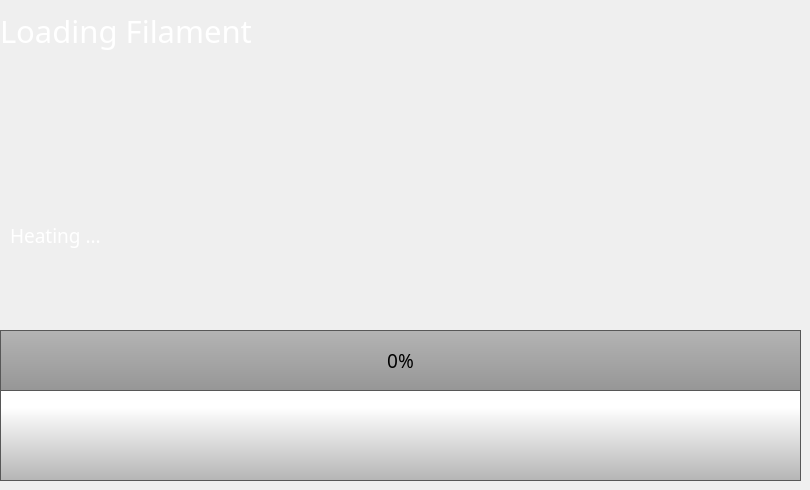
    <widget class="QWidget" name="changeFilamentProgressPage">
     <widget class="QLabel" name="changeFilamentStatus">
      <property name="geometry">
       <rect>
        <x>10</x>
        <y>220</y>
        <width>471</width>
        <height>31</height>
       </rect>
      </property>
      <property name="font">
       <font>
        <family>Gotham Light</family>
        <pointsize>14</pointsize>
        <weight>50</weight>
        <bold>false</bold>
       </font>
      </property>
      <property name="styleSheet">
       <string notr="true">color: rgb(255, 255, 255);</string>
      </property>
      <property name="text">
       <string>Heating ...</string>
      </property>
     </widget>
     <widget class="QProgressBar" name="changeFilamentProgress">
      <property name="geometry">
       <rect>
        <x>0</x>
        <y>330</y>
        <width>801</width>
        <height>61</height>
       </rect>
      </property>
      <property name="font">
       <font>
        <family>Gotham</family>
        <pointsize>14</pointsize>
        <weight>50</weight>
        <italic>false</italic>
        <bold>false</bold>
        <stylestrategy>PreferAntialias</stylestrategy>
       </font>
      </property>
      <property name="styleSheet">
       <string notr="true">QProgressBar::chunk {

	background-color: qlineargradient(spread:pad, x1:0, y1:0.517, x2:0, y2:0.512, stop:0 rgba(255, 28, 35, 255), stop:1 rgba(255, 68, 74, 255));
border-bottom-right-radius: 15px;
border-top-right-radius: 15px;
}

QProgressBar {
    border: 1px solid rgb(87, 87, 87);
 /*  border-bottom-left-radius: 10px;
 border-bottom-right-radius: 10px;*/
	background-color: qlineargradient(spread:pad, x1:0, y1:1, x2:0, y2:0, stop:0 rgba(150, 150, 150, 255), stop:1 rgba(180, 180, 180, 255));
}
</string>
      </property>
      <property name="maximum">
       <number>100</number>
      </property>
      <property name="value">
       <number>0</number>
      </property>
      <property name="alignment">
       <set>Qt::AlignCenter</set>
      </property>
      <property name="textVisible">
       <bool>true</bool>
      </property>
      <property name="orientation">
       <enum>Qt::Horizontal</enum>
      </property>
      <property name="format">
       <string>%p%</string>
      </property>
     </widget>
     <widget class="QLabel" name="changeFilamentNameOperation">
      <property name="geometry">
       <rect>
        <x>0</x>
        <y>0</y>
        <width>471</width>
        <height>61</height>
       </rect>
      </property>
      <property name="font">
       <font>
        <family>Gotham Light</family>
        <pointsize>23</pointsize>
        <weight>50</weight>
        <bold>false</bold>
       </font>
      </property>
      <property name="styleSheet">
       <string notr="true">color: rgb(255, 255, 255);</string>
      </property>
      <property name="text">
       <string>Loading Filament</string>
      </property>
     </widget>
     <widget class="QPushButton" name="changeFilamentBackButton2">
      <property name="geometry">
       <rect>
        <x>0</x>
        <y>390</y>
        <width>801</width>
        <height>91</height>
       </rect>
      </property>
      <property name="font">
       <font>
        <family>Gotham</family>
        <pointsize>13</pointsize>
       </font>
      </property>
      <property name="styleSheet">
       <string notr="true">QPushButton {
     border: 1px solid rgb(87, 87, 87);
	background-color: qlineargradient(spread:pad, x1:0, y1:1, x2:0, y2:0.188, stop:0 rgba(180, 180, 180, 255), stop:1 rgba(255, 255, 255, 255));


}

QPushButton:pressed {
    background-color: qlineargradient(x1: 0, y1: 0, x2: 0, y2: 1,
                                      stop: 0 #dadbde, stop: 1 #f6f7fa);
}

QPushButton:flat {
    border: none; /* no border for a flat push button */
}

QPushButton:default {
    border-color: navy; /* make the default button prominent */
}

QPushButton:focus {
	outline: none;
}</string>
      </property>
      <property name="text">
       <string/>
      </property>
      <property name="icon">
       <iconset>
        <normaloff>templates/img/arrows-4.png</normaloff>templates/img/arrows-4.png</iconset>
      </property>
      <property name="iconSize">
       <size>
        <width>50</width>
        <height>50</height>
       </size>
      </property>
     </widget>
     <widget class="QLabel" name="label_2">
      <property name="geometry">
       <rect>
        <x>330</x>
        <y>60</y>
        <width>121</width>
        <height>121</height>
       </rect>
      </property>
      <property name="styleSheet">
       <string notr="true">background-color: rgba(255, 255, 255, 0);</string>
      </property>
      <property name="text">
       <string/>
      </property>
      <property name="pixmap">
       <pixmap>templates/img/changeFilament2.png</pixmap>
      </property>
      <property name="scaledContents">
       <bool>true</bool>
      </property>
     </widget>
    </widget>
